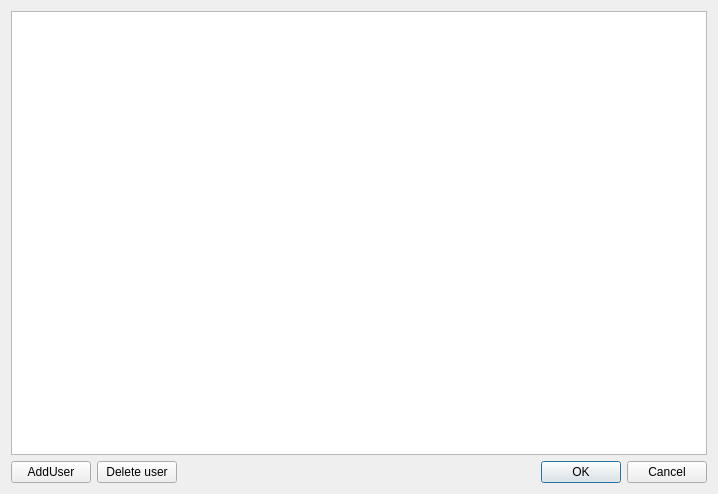
<?xml version="1.0" encoding="UTF-8"?>
<ui version="4.0">
 <class>DialogUserManage</class>
 <widget class="QDialog" name="DialogUserManage">
  <property name="geometry">
   <rect>
    <x>0</x>
    <y>0</y>
    <width>718</width>
    <height>494</height>
   </rect>
  </property>
  <property name="windowTitle">
   <string>Dialog</string>
  </property>
  <layout class="QGridLayout" name="gridLayout_2">
   <item row="0" column="0">
    <widget class="QTableWidget" name="tableWidget">
     <property name="editTriggers">
      <set>QAbstractItemView::DoubleClicked</set>
     </property>
     <property name="selectionMode">
      <enum>QAbstractItemView::SingleSelection</enum>
     </property>
     <property name="selectionBehavior">
      <enum>QAbstractItemView::SelectRows</enum>
     </property>
    </widget>
   </item>
   <item row="1" column="0">
    <layout class="QGridLayout" name="gridLayout">
     <item row="0" column="3">
      <widget class="QDialogButtonBox" name="buttonBox">
       <property name="orientation">
        <enum>Qt::Horizontal</enum>
       </property>
       <property name="standardButtons">
        <set>QDialogButtonBox::Cancel|QDialogButtonBox::Ok</set>
       </property>
      </widget>
     </item>
     <item row="0" column="0">
      <widget class="QPushButton" name="btnAddUser">
       <property name="text">
        <string>AddUser</string>
       </property>
      </widget>
     </item>
     <item row="0" column="2">
      <spacer name="horizontalSpacer">
       <property name="orientation">
        <enum>Qt::Horizontal</enum>
       </property>
       <property name="sizeHint" stdset="0">
        <size>
         <width>355</width>
         <height>20</height>
        </size>
       </property>
      </spacer>
     </item>
     <item row="0" column="1">
      <widget class="QPushButton" name="btnDelUser">
       <property name="text">
        <string>Delete user</string>
       </property>
      </widget>
     </item>
    </layout>
   </item>
  </layout>
 </widget>
 <resources/>
 <connections>
  <connection>
   <sender>buttonBox</sender>
   <signal>accepted()</signal>
   <receiver>DialogUserManage</receiver>
   <slot>accept()</slot>
   <hints>
    <hint type="sourcelabel">
     <x>248</x>
     <y>254</y>
    </hint>
    <hint type="destinationlabel">
     <x>157</x>
     <y>274</y>
    </hint>
   </hints>
  </connection>
  <connection>
   <sender>buttonBox</sender>
   <signal>rejected()</signal>
   <receiver>DialogUserManage</receiver>
   <slot>reject()</slot>
   <hints>
    <hint type="sourcelabel">
     <x>316</x>
     <y>260</y>
    </hint>
    <hint type="destinationlabel">
     <x>286</x>
     <y>274</y>
    </hint>
   </hints>
  </connection>
 </connections>
</ui>
